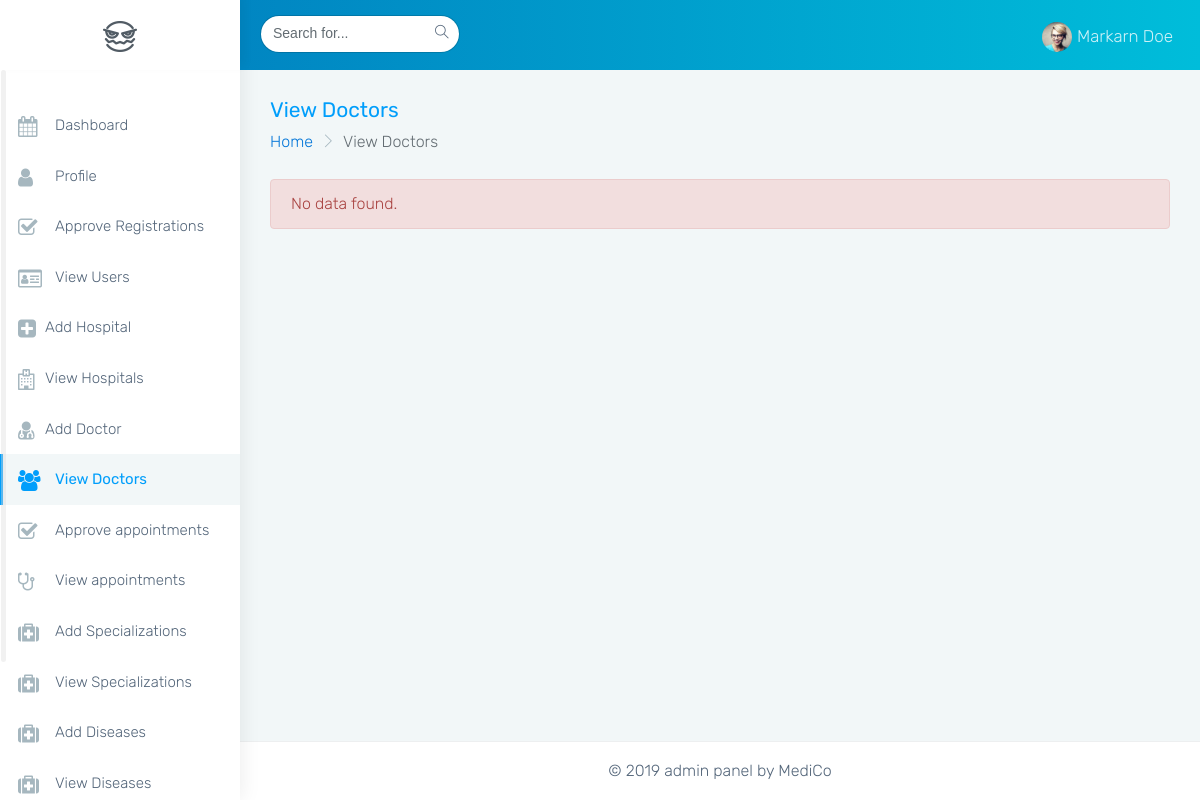
/mediment-admin/monster-html/view_doctors.php, run on an earlier commit of the app's database.
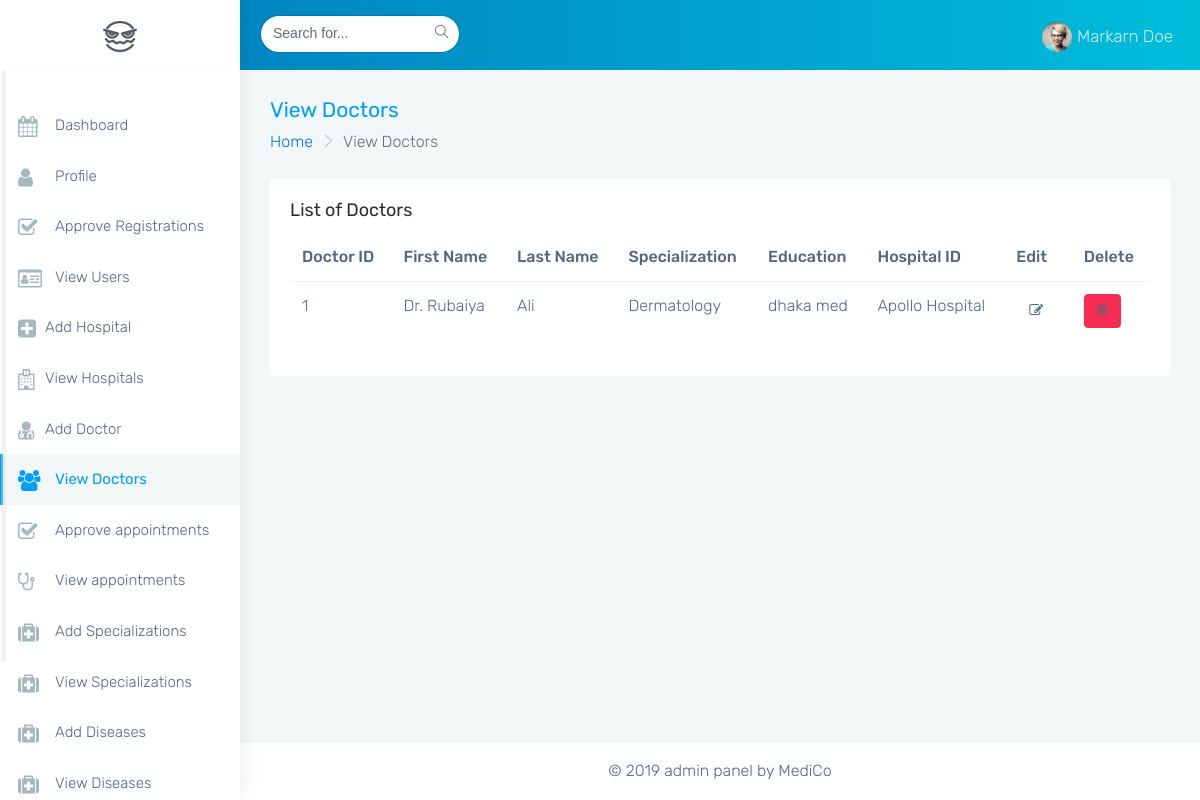
And on a later commit of the database.
### tables this page shows
CREATE TABLE `doctors` (
  `doctorid` int(11) NOT NULL AUTO_INCREMENT,
  `firstname` varchar(45) NOT NULL,
  `lastname` varchar(45) DEFAULT NULL,
  `education` varchar(255) DEFAULT NULL,
  `hospitalid` int(11) NOT NULL,
  `isdelete` char(1) DEFAULT '0',
  `created_at` datetime DEFAULT CURRENT_TIMESTAMP,
  `updated_at` datetime DEFAULT CURRENT_TIMESTAMP ON UPDATE CURRENT_TIMESTAMP,
  `specializationid` int(11) NOT NULL,
  PRIMARY KEY (`doctorid`),
  UNIQUE KEY `doctorid_UNIQUE` (`doctorid`),
  KEY `fk_doctors_hospitals1_idx` (`hospitalid`),
  KEY `fk_doctors_specialization1_idx` (`specializationid`),
  CONSTRAINT `fk_doctors_hospitals1` FOREIGN KEY (`hospitalid`) REFERENCES `hospitals` (`hospitalid`) ON DELETE NO ACTION ON UPDATE NO ACTION,
  CONSTRAINT `fk_doctors_specialization1` FOREIGN KEY (`specializationid`) REFERENCES `specialization` (`specid`) ON DELETE NO ACTION ON UPDATE NO ACTION
);

CREATE TABLE `specialization` (
  `specid` int(11) NOT NULL AUTO_INCREMENT,
  `name` varchar(45) DEFAULT NULL,
  `isdelete` char(1) DEFAULT '0',
  `created_at` timestamp NULL DEFAULT CURRENT_TIMESTAMP,
  `updated_at` timestamp NULL DEFAULT CURRENT_TIMESTAMP ON UPDATE CURRENT_TIMESTAMP,
  PRIMARY KEY (`specid`),
  UNIQUE KEY `specid_UNIQUE` (`specid`)
);

CREATE TABLE `hospitals` (
  `hospitalid` int(11) NOT NULL AUTO_INCREMENT,
  `name` varchar(255) DEFAULT NULL,
  `contact` varchar(11) DEFAULT NULL,
  `address` varchar(255) DEFAULT NULL,
  `isdelete` char(1) DEFAULT '0',
  `created_at` datetime DEFAULT CURRENT_TIMESTAMP,
  `updated_at` datetime DEFAULT CURRENT_TIMESTAMP ON UPDATE CURRENT_TIMESTAMP,
  PRIMARY KEY (`hospitalid`),
  UNIQUE KEY `hospitalid_UNIQUE` (`hospitalid`)
);

### mediment-admin/monster-html/view_doctors.php (the view, shortened to what this page needs)
<?php
    include('common/html_head.php');
    include('common/db_connection.php');
    $sql="SELECT * FROM doctors WHERE isdelete='0' ORDER BY doctorid";
    $result=mysqli_query($connect,$sql);
    $num_of_rows = mysqli_num_rows($result);
?>
<body class="fix-header card-no-border">
    <div id="main-wrapper">
        <?php
        include('common/header.php');
        ?>
        <?php
        include('common/side_nav.php');
        ?>
        <div class="page-wrapper">
            <div class="container-fluid">
                <div class="row page-titles">
                    <div class="col-md-6 col-8 align-self-center">
                        <h3 class="text-themecolor m-b-0 m-t-0">View Doctors</h3>
                        <ol class="breadcrumb">
                            <li class="breadcrumb-item"><a href="javascript:void(0)">Home</a></li>
                            <li class="breadcrumb-item active">View Doctors</li>
                        </ol>
                    </div>
                </div>
                <?php
                if($num_of_rows > 0){
                ?>
                <div class="row">
                    <div class="col-sm-12">
                        <div class="card">
                            <div class="card-block">
                                <h4 class="card-title">List of Doctors</h4>
                                <div class="table-responsive">
                                    <table class="table">
                                        <thead>
                                            <tr>
                                                <th>Doctor ID</th>
                                                <th>First Name</th>
                                                <th>Last Name</th>
                                                <th>Specialization</th>
                                                <th>Education</th>
                                                <th>Hospital ID</th>
                                                <th>Edit</th>
                                                <th>Delete</th>
                                            </tr>
                                        </thead>
                                        <tbody>
                                            <?php
                                            while($row=mysqli_fetch_assoc($result)){
                                            ?>
                                            <tr>
                                                <td><?php echo $row['doctorid']; ?></td>
                                                <td><?php echo ucwords(strtolower($row['firstname'])); ?></td>
                                                <td><?php echo ucwords(strtolower($row['lastname'])); ?></td>
                                                <td><?php echo getSpec($row['specializationid']); ?></td>
                                                <td><?php echo $row['education']; ?></td>
                                                <td><?php echo getHospital($row['hospitalid']); ?></td>
                                                <td><a class="btn btn-default"><i class="fa fa-edit"></i></a></td>
                                                <td><a class="btn btn-danger"><i class="fa fa-trash-o"></i></a></td>
                                            </tr>
                                            <?php
                                            }
                                            ?>
                                        </tbody>
                                    </table>
                                </div>
                            </div>
                            <?php
                              }
                              else if($num_of_rows == 0){
                            ?>
                               <div class='alert alert-danger'>
                                No data found.
                               </div>
                               <?php
                                }
                               ?>
                        </div>
                    </div>
                </div>
            </div>
            <?php
            function getHospital($id){
                global $connect;
                $sql = "SELECT * FROM hospitals WHERE hospitalid=".$id;
                $result=mysqli_query($connect,$sql);
                $row=mysqli_fetch_assoc($result);
                return $row['name'];
            }
            function getSpec($id){
                global $connect;
                $sql = "SELECT * FROM specialization WHERE specid=".$id;
                $result=mysqli_query($connect,$sql);
                $row=mysqli_fetch_assoc($result);
                return $row['name'];
            }
            include('common/footer.php');
            ?>
</body>
</html>

### mediment-admin/monster-html/common/html_head.php (shortened to what this page needs)
<!DOCTYPE html>
<html lang="en">
<head>
    <link href="../assets/plugins/bootstrap/css/bootstrap.min.css" rel="stylesheet">
    <link href="css/style.css" rel="stylesheet">
    <link href="css/colors/blue.css" id="theme" rel="stylesheet">
</head>

### mediment-admin/monster-html/common/header.php (shortened to what this page needs)
<header class="topbar">
    <nav class="navbar top-navbar navbar-toggleable-sm navbar-light">
        <div class="navbar-header">
            <a class="navbar-brand" href="index.php">
                <b>
                    <img src="../assets/images/logo-icon.png" alt="homepage" class="dark-logo" />
                </b>
            </a>
        </div>
        <div class="navbar-collapse">
            <ul class="navbar-nav mr-auto mt-md-0 ">
                <li class="nav-item hidden-sm-down">
                    <form class="app-search p-l-20">
                        <input type="text" class="form-control" placeholder="Search for..."> <a class="srh-btn"><i class="ti-search"></i></a>
                    </form>
                </li>
            </ul>
            <ul class="navbar-nav my-lg-0">
                <li class="nav-item dropdown">
                    <a class="nav-link dropdown-toggle text-muted waves-effect waves-dark" href="" data-toggle="dropdown" aria-haspopup="true" aria-expanded="false"><img src="../assets/images/users/1.jpg" alt="user" class="profile-pic m-r-5" />Markarn Doe</a>
                </li>
            </ul>
        </div>
    </nav>
</header>

### mediment-admin/monster-html/common/side_nav.php (shortened to what this page needs)
<aside class="left-sidebar">
    <div class="scroll-sidebar">
        <nav class="sidebar-nav">
            <ul id="sidebarnav">
                <li>
                    <a href="index.php" class="waves-effect"><i class="fa  fa-calendar m-r-10" aria-hidden="true"></i>Dashboard</a>
                </li>
                <li>
                    <a href="pages-profile.php" class="waves-effect"><i class="fa fa-user m-r-10" aria-hidden="true"></i>Profile</a>
                </li>
                <li>
                    <a href="approve_registrations.php" class="waves-effect"><i class="fa fa-check-square-o m-r-10" aria-hidden="true"></i>Approve Registrations</a>
                </li>
                <li>
                    <a href="view_users.php" class="waves-effect"><i class="fa fa fa-id-card-o  m-r-10" aria-hidden="true"></i>View Users</a>
                </li>
                <li>
                    <a href="add_hospitals.php" class="waves-effect"><i class="fa fa-plus-square" aria-hidden="true"></i>Add Hospital</a>
                </li>
                <li>
                    <a href="view_hospitals.php" class="waves-effect"><i class="fa fa-hospital-o" aria-hidden="true"></i>View Hospitals</a>
                </li>
                <li>
                    <a href="add_doctors.php" class="waves-effect"><i class="fa  fa-user-md" aria-hidden="true"></i>Add Doctor</a>
                </li>
                <li>
                    <a href="view_doctors.php" class="waves-effect"><i class="fa fa-users m-r-10" aria-hidden="true"></i>View Doctors</a>
                </li>
                <li>
                    <a href="approve_appointments_list.php" class="waves-effect"><i class="fa fa-check-square-o m-r-10" aria-hidden="true"></i>Approve appointments</a>
                </li>
                <li>
                    <a href="view_appointments.php" class="waves-effect"><i class="fa fa-stethoscope m-r-10" aria-hidden="true"></i>View appointments</a>
                </li>
                <li>
                    <a href="add_spec.php" class="waves-effect"><i class="fa fa-medkit m-r-10" aria-hidden="true"></i>Add Specializations</a>
                </li>
                <li>
                    <a href="view_specs.php" class="waves-effect"><i class="fa fa-medkit m-r-10" aria-hidden="true"></i>View Specializations</a>
                </li>
                <li>
                    <a href="add_diseases.php" class="waves-effect"><i class="fa fa-medkit m-r-10" aria-hidden="true"></i>Add Diseases</a>
                </li>
                <li>
                    <a href="view_diseases.php" class="waves-effect"><i class="fa fa-medkit m-r-10" aria-hidden="true"></i>View Diseases</a>
                </li>
            </ul>
        </nav>
    </div>
</aside>

### mediment-admin/monster-html/common/footer.php (shortened to what this page needs)
        <footer class="footer text-center">
            © 2019 admin panel by MediCo
        </footer>
    </div>
</div>

### mediment-admin/monster-html/css/colors/blue.css (style rules this page uses)
.topbar { background: #009efb; background: -moz-linear-gradient(left, #0178bc 0%, #00bdda 100%); background: -webkit-linear-gradient(left, #0178bc 0%, #00bdda 100%); background: linear-gradient(to right, #0178bc 0%, #00bdda 100%); }
.topbar .navbar-header { background: #ffffff; box-shadow: 4px -4px 10px rgba(0, 0, 0, 0.05); }
.topbar .navbar-light .navbar-nav .nav-item > a.nav-link { color: rgba(255, 255, 255, 0.8) !important; }
.text-themecolor { color: #009efb !important; }
.sidebar-nav { background: #fff; }
.sidebar-nav ul li a { color: #54667a; }
.sidebar-nav ul li a.active, .sidebar-nav ul li a:hover { color: #009efb; }
.sidebar-nav ul li a.active { color: #263238; }
.sidebar-nav > ul > li.active > a { border-left: 3px solid #009efb; color: #009efb; }
.sidebar-nav > ul > li.active > a i { color: #009efb; }
.sidebar-nav > ul > li > a { border-left: 3px solid #fff; }
.sidebar-nav > ul > li > a.active, .sidebar-nav > ul > li > a:hover { border-left: 3px solid #009efb; }
.sidebar-nav > ul > li > a.active i, .sidebar-nav > ul > li > a:hover i { color: #009efb; }
.sidebar-nav > ul > li > a i { color: #a6b7bf; }
.sidebar-nav > ul > li > a.active { font-weight: 400; background: #ffffff; color: #009efb; }

What changed in the data, as far as the page shows it:
added doctors: doctorid "1", firstname "Dr. Rubaiya", lastname "Ali", specializationid.name "Dermatology", education "dhaka med", hospitalid.name "Apollo Hospital"
Also different on the page:
text no longer shown: "No data found."
text now shown: "List of Doctors Doctor ID First Name Last Name Specialization Education Hospital ID Edit Delete"
